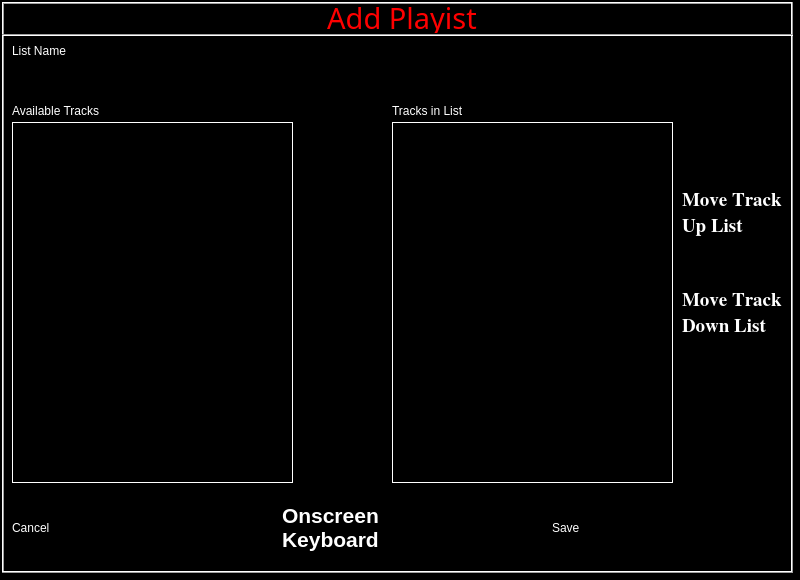
<?xml version="1.0" encoding="UTF-8"?>
<ui version="4.0">
 <class>frmAddEditPlaylist</class>
 <widget class="QDialog" name="frmAddEditPlaylist">
  <property name="geometry">
   <rect>
    <x>0</x>
    <y>0</y>
    <width>800</width>
    <height>580</height>
   </rect>
  </property>
  <property name="palette">
   <palette>
    <active>
     <colorrole role="WindowText">
      <brush brushstyle="SolidPattern">
       <color alpha="255">
        <red>255</red>
        <green>255</green>
        <blue>255</blue>
       </color>
      </brush>
     </colorrole>
     <colorrole role="Text">
      <brush brushstyle="SolidPattern">
       <color alpha="255">
        <red>255</red>
        <green>255</green>
        <blue>255</blue>
       </color>
      </brush>
     </colorrole>
     <colorrole role="ButtonText">
      <brush brushstyle="SolidPattern">
       <color alpha="255">
        <red>255</red>
        <green>255</green>
        <blue>255</blue>
       </color>
      </brush>
     </colorrole>
     <colorrole role="Base">
      <brush brushstyle="SolidPattern">
       <color alpha="255">
        <red>0</red>
        <green>0</green>
        <blue>0</blue>
       </color>
      </brush>
     </colorrole>
     <colorrole role="Window">
      <brush brushstyle="SolidPattern">
       <color alpha="255">
        <red>0</red>
        <green>0</green>
        <blue>0</blue>
       </color>
      </brush>
     </colorrole>
    </active>
    <inactive>
     <colorrole role="WindowText">
      <brush brushstyle="SolidPattern">
       <color alpha="255">
        <red>255</red>
        <green>255</green>
        <blue>255</blue>
       </color>
      </brush>
     </colorrole>
     <colorrole role="Text">
      <brush brushstyle="SolidPattern">
       <color alpha="255">
        <red>255</red>
        <green>255</green>
        <blue>255</blue>
       </color>
      </brush>
     </colorrole>
     <colorrole role="ButtonText">
      <brush brushstyle="SolidPattern">
       <color alpha="255">
        <red>255</red>
        <green>255</green>
        <blue>255</blue>
       </color>
      </brush>
     </colorrole>
     <colorrole role="Base">
      <brush brushstyle="SolidPattern">
       <color alpha="255">
        <red>0</red>
        <green>0</green>
        <blue>0</blue>
       </color>
      </brush>
     </colorrole>
     <colorrole role="Window">
      <brush brushstyle="SolidPattern">
       <color alpha="255">
        <red>0</red>
        <green>0</green>
        <blue>0</blue>
       </color>
      </brush>
     </colorrole>
    </inactive>
    <disabled>
     <colorrole role="WindowText">
      <brush brushstyle="SolidPattern">
       <color alpha="255">
        <red>122</red>
        <green>122</green>
        <blue>122</blue>
       </color>
      </brush>
     </colorrole>
     <colorrole role="Text">
      <brush brushstyle="SolidPattern">
       <color alpha="255">
        <red>122</red>
        <green>122</green>
        <blue>122</blue>
       </color>
      </brush>
     </colorrole>
     <colorrole role="ButtonText">
      <brush brushstyle="SolidPattern">
       <color alpha="255">
        <red>122</red>
        <green>122</green>
        <blue>122</blue>
       </color>
      </brush>
     </colorrole>
     <colorrole role="Base">
      <brush brushstyle="SolidPattern">
       <color alpha="255">
        <red>0</red>
        <green>0</green>
        <blue>0</blue>
       </color>
      </brush>
     </colorrole>
     <colorrole role="Window">
      <brush brushstyle="SolidPattern">
       <color alpha="255">
        <red>0</red>
        <green>0</green>
        <blue>0</blue>
       </color>
      </brush>
     </colorrole>
    </disabled>
   </palette>
  </property>
  <property name="windowTitle">
   <string>Dialog</string>
  </property>
  <widget class="QFrame" name="frame">
   <property name="geometry">
    <rect>
     <x>2</x>
     <y>2</y>
     <width>791</width>
     <height>571</height>
    </rect>
   </property>
   <property name="frameShape">
    <enum>QFrame::Box</enum>
   </property>
   <property name="frameShadow">
    <enum>QFrame::Raised</enum>
   </property>
   <widget class="QLineEdit" name="txtName">
    <property name="geometry">
     <rect>
      <x>10</x>
      <y>60</y>
      <width>281</width>
      <height>27</height>
     </rect>
    </property>
    <property name="palette">
     <palette>
      <active>
       <colorrole role="WindowText">
        <brush brushstyle="SolidPattern">
         <color alpha="255">
          <red>255</red>
          <green>255</green>
          <blue>255</blue>
         </color>
        </brush>
       </colorrole>
       <colorrole role="Button">
        <brush brushstyle="SolidPattern">
         <color alpha="255">
          <red>0</red>
          <green>0</green>
          <blue>0</blue>
         </color>
        </brush>
       </colorrole>
       <colorrole role="Text">
        <brush brushstyle="SolidPattern">
         <color alpha="255">
          <red>255</red>
          <green>255</green>
          <blue>255</blue>
         </color>
        </brush>
       </colorrole>
       <colorrole role="ButtonText">
        <brush brushstyle="SolidPattern">
         <color alpha="255">
          <red>255</red>
          <green>255</green>
          <blue>255</blue>
         </color>
        </brush>
       </colorrole>
       <colorrole role="Base">
        <brush brushstyle="SolidPattern">
         <color alpha="255">
          <red>0</red>
          <green>0</green>
          <blue>0</blue>
         </color>
        </brush>
       </colorrole>
       <colorrole role="Window">
        <brush brushstyle="SolidPattern">
         <color alpha="255">
          <red>0</red>
          <green>0</green>
          <blue>0</blue>
         </color>
        </brush>
       </colorrole>
      </active>
      <inactive>
       <colorrole role="WindowText">
        <brush brushstyle="SolidPattern">
         <color alpha="255">
          <red>255</red>
          <green>255</green>
          <blue>255</blue>
         </color>
        </brush>
       </colorrole>
       <colorrole role="Button">
        <brush brushstyle="SolidPattern">
         <color alpha="255">
          <red>0</red>
          <green>0</green>
          <blue>0</blue>
         </color>
        </brush>
       </colorrole>
       <colorrole role="Text">
        <brush brushstyle="SolidPattern">
         <color alpha="255">
          <red>255</red>
          <green>255</green>
          <blue>255</blue>
         </color>
        </brush>
       </colorrole>
       <colorrole role="ButtonText">
        <brush brushstyle="SolidPattern">
         <color alpha="255">
          <red>255</red>
          <green>255</green>
          <blue>255</blue>
         </color>
        </brush>
       </colorrole>
       <colorrole role="Base">
        <brush brushstyle="SolidPattern">
         <color alpha="255">
          <red>0</red>
          <green>0</green>
          <blue>0</blue>
         </color>
        </brush>
       </colorrole>
       <colorrole role="Window">
        <brush brushstyle="SolidPattern">
         <color alpha="255">
          <red>0</red>
          <green>0</green>
          <blue>0</blue>
         </color>
        </brush>
       </colorrole>
      </inactive>
      <disabled>
       <colorrole role="WindowText">
        <brush brushstyle="SolidPattern">
         <color alpha="255">
          <red>255</red>
          <green>255</green>
          <blue>255</blue>
         </color>
        </brush>
       </colorrole>
       <colorrole role="Button">
        <brush brushstyle="SolidPattern">
         <color alpha="255">
          <red>0</red>
          <green>0</green>
          <blue>0</blue>
         </color>
        </brush>
       </colorrole>
       <colorrole role="Text">
        <brush brushstyle="SolidPattern">
         <color alpha="255">
          <red>255</red>
          <green>255</green>
          <blue>255</blue>
         </color>
        </brush>
       </colorrole>
       <colorrole role="ButtonText">
        <brush brushstyle="SolidPattern">
         <color alpha="255">
          <red>255</red>
          <green>255</green>
          <blue>255</blue>
         </color>
        </brush>
       </colorrole>
       <colorrole role="Base">
        <brush brushstyle="SolidPattern">
         <color alpha="255">
          <red>0</red>
          <green>0</green>
          <blue>0</blue>
         </color>
        </brush>
       </colorrole>
       <colorrole role="Window">
        <brush brushstyle="SolidPattern">
         <color alpha="255">
          <red>0</red>
          <green>0</green>
          <blue>0</blue>
         </color>
        </brush>
       </colorrole>
      </disabled>
     </palette>
    </property>
    <property name="styleSheet">
     <string notr="true">background:black;
color:white</string>
    </property>
   </widget>
   <widget class="SKG_Button" name="btnRemoveTracks">
    <property name="geometry">
     <rect>
      <x>300</x>
      <y>260</y>
      <width>81</width>
      <height>71</height>
     </rect>
    </property>
    <property name="autoFillBackground">
     <bool>true</bool>
    </property>
    <property name="pixmap">
     <pixmap>resources/arrow-bold-left.jpg</pixmap>
    </property>
   </widget>
   <widget class="SKG_Button" name="btnCancel">
    <property name="geometry">
     <rect>
      <x>10</x>
      <y>490</y>
      <width>121</width>
      <height>71</height>
     </rect>
    </property>
    <property name="autoFillBackground">
     <bool>true</bool>
    </property>
    <property name="text">
     <string>Cancel</string>
    </property>
   </widget>
   <widget class="QLabel" name="label_3">
    <property name="geometry">
     <rect>
      <x>10</x>
      <y>100</y>
      <width>301</width>
      <height>17</height>
     </rect>
    </property>
    <property name="text">
     <string>Available Tracks</string>
    </property>
   </widget>
   <widget class="SKG_Button" name="btnAddTracks">
    <property name="geometry">
     <rect>
      <x>300</x>
      <y>180</y>
      <width>81</width>
      <height>71</height>
     </rect>
    </property>
    <property name="autoFillBackground">
     <bool>true</bool>
    </property>
    <property name="pixmap">
     <pixmap>resources/arrow-bold-right.jpg</pixmap>
    </property>
   </widget>
   <widget class="Line" name="line">
    <property name="geometry">
     <rect>
      <x>0</x>
      <y>32</y>
      <width>800</width>
      <height>3</height>
     </rect>
    </property>
    <property name="orientation">
     <enum>Qt::Horizontal</enum>
    </property>
   </widget>
   <widget class="SKG_Button" name="btnSave">
    <property name="geometry">
     <rect>
      <x>550</x>
      <y>490</y>
      <width>121</width>
      <height>71</height>
     </rect>
    </property>
    <property name="autoFillBackground">
     <bool>true</bool>
    </property>
    <property name="text">
     <string>Save</string>
    </property>
   </widget>
   <widget class="QTreeWidget" name="treeAvailableTracks">
    <property name="geometry">
     <rect>
      <x>10</x>
      <y>120</y>
      <width>281</width>
      <height>361</height>
     </rect>
    </property>
    <property name="font">
     <font>
      <family>Arial</family>
      <pointsize>12</pointsize>
     </font>
    </property>
    <property name="frameShape">
     <enum>QFrame::Box</enum>
    </property>
    <property name="frameShadow">
     <enum>QFrame::Plain</enum>
    </property>
    <attribute name="headerVisible">
     <bool>false</bool>
    </attribute>
    <column>
     <property name="text">
      <string notr="true">1</string>
     </property>
    </column>
   </widget>
   <widget class="QLabel" name="lblHeader">
    <property name="geometry">
     <rect>
      <x>0</x>
      <y>0</y>
      <width>800</width>
      <height>31</height>
     </rect>
    </property>
    <property name="palette">
     <palette>
      <active>
       <colorrole role="WindowText">
        <brush brushstyle="SolidPattern">
         <color alpha="255">
          <red>255</red>
          <green>0</green>
          <blue>0</blue>
         </color>
        </brush>
       </colorrole>
       <colorrole role="Text">
        <brush brushstyle="SolidPattern">
         <color alpha="255">
          <red>255</red>
          <green>0</green>
          <blue>0</blue>
         </color>
        </brush>
       </colorrole>
      </active>
      <inactive>
       <colorrole role="WindowText">
        <brush brushstyle="SolidPattern">
         <color alpha="255">
          <red>255</red>
          <green>0</green>
          <blue>0</blue>
         </color>
        </brush>
       </colorrole>
       <colorrole role="Text">
        <brush brushstyle="SolidPattern">
         <color alpha="255">
          <red>255</red>
          <green>0</green>
          <blue>0</blue>
         </color>
        </brush>
       </colorrole>
      </inactive>
      <disabled>
       <colorrole role="WindowText">
        <brush brushstyle="SolidPattern">
         <color alpha="255">
          <red>133</red>
          <green>131</green>
          <blue>127</blue>
         </color>
        </brush>
       </colorrole>
       <colorrole role="Text">
        <brush brushstyle="SolidPattern">
         <color alpha="255">
          <red>133</red>
          <green>131</green>
          <blue>127</blue>
         </color>
        </brush>
       </colorrole>
      </disabled>
     </palette>
    </property>
    <property name="font">
     <font>
      <family>Digital-7</family>
      <pointsize>22</pointsize>
     </font>
    </property>
    <property name="text">
     <string>Add Playist</string>
    </property>
    <property name="alignment">
     <set>Qt::AlignCenter</set>
    </property>
   </widget>
   <widget class="QListWidget" name="listTracksInList">
    <property name="geometry">
     <rect>
      <x>390</x>
      <y>120</y>
      <width>281</width>
      <height>361</height>
     </rect>
    </property>
    <property name="font">
     <font>
      <family>Arial</family>
      <pointsize>12</pointsize>
     </font>
    </property>
    <property name="frameShape">
     <enum>QFrame::Box</enum>
    </property>
    <property name="frameShadow">
     <enum>QFrame::Plain</enum>
    </property>
   </widget>
   <widget class="QLabel" name="label_2">
    <property name="geometry">
     <rect>
      <x>10</x>
      <y>40</y>
      <width>211</width>
      <height>17</height>
     </rect>
    </property>
    <property name="text">
     <string>List Name</string>
    </property>
   </widget>
   <widget class="SKG_Button" name="btnMoveTrackDown">
    <property name="geometry">
     <rect>
      <x>680</x>
      <y>270</y>
      <width>101</width>
      <height>81</height>
     </rect>
    </property>
    <property name="font">
     <font>
      <family>Nimbus Roman No9 L</family>
      <pointsize>14</pointsize>
      <weight>75</weight>
      <italic>false</italic>
      <bold>true</bold>
     </font>
    </property>
    <property name="autoFillBackground">
     <bool>true</bool>
    </property>
    <property name="text">
     <string>Move Track Down List</string>
    </property>
    <property name="wordWrap">
     <bool>true</bool>
    </property>
   </widget>
   <widget class="QLabel" name="label_4">
    <property name="geometry">
     <rect>
      <x>390</x>
      <y>100</y>
      <width>281</width>
      <height>17</height>
     </rect>
    </property>
    <property name="text">
     <string>Tracks in List</string>
    </property>
   </widget>
   <widget class="SKG_Button" name="btnMoveTrackUp">
    <property name="geometry">
     <rect>
      <x>680</x>
      <y>170</y>
      <width>101</width>
      <height>81</height>
     </rect>
    </property>
    <property name="font">
     <font>
      <family>Nimbus Roman No9 L</family>
      <pointsize>14</pointsize>
      <weight>75</weight>
      <italic>false</italic>
      <bold>true</bold>
     </font>
    </property>
    <property name="autoFillBackground">
     <bool>true</bool>
    </property>
    <property name="text">
     <string>Move Track Up List</string>
    </property>
    <property name="wordWrap">
     <bool>true</bool>
    </property>
   </widget>
   <widget class="SKG_Button" name="btnKeyboard">
    <property name="geometry">
     <rect>
      <x>280</x>
      <y>490</y>
      <width>121</width>
      <height>71</height>
     </rect>
    </property>
    <property name="font">
     <font>
      <family>MS Shell Dlg 2</family>
      <pointsize>16</pointsize>
      <weight>75</weight>
      <italic>false</italic>
      <bold>true</bold>
     </font>
    </property>
    <property name="autoFillBackground">
     <bool>true</bool>
    </property>
    <property name="text">
     <string>Onscreen Keyboard</string>
    </property>
    <property name="wordWrap">
     <bool>true</bool>
    </property>
   </widget>
  </widget>
 </widget>
 <customwidgets>
  <customwidget>
   <class>SKG_Button</class>
   <extends>QLabel</extends>
   <header>skg_button.h</header>
  </customwidget>
 </customwidgets>
 <resources/>
 <connections/>
</ui>
